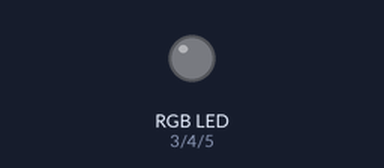
Recording of a sketch running on a simulated ESP32. On the bench: an RGB LED mixed from three pins (HIGH = lit). WiFi joins after 1.5 s; servers stay silent unless stated.

Above: at 1.55 s.
Timing chart, 0 to 7.4 s (numbered marks = the images above):
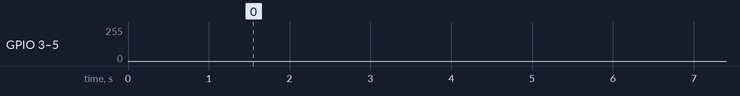

The sketch:

Bluno_Clock.ino
```cpp
#include <WiFi.h>
#include <WiFiUdp.h>
#include <ESPmDNS.h>
#include "esp_wifi.h"

const char* WIFI_SSID     = "";
const char* WIFI_PASSWORD = "";
const unsigned int UDP_PORT = 4210;
const char* DEVICE_ID = "b4e91b7f";

WiFiUDP udp;

int rPin = 3;
int gPin = 4;
int bPin = 5;

unsigned long lastActivityTime = 0;
int pulseValue = 0;
int pulseDirection = 1;

void setup() {
  Serial.begin(115200);
  pinMode(rPin, OUTPUT);
  pinMode(gPin, OUTPUT);
  pinMode(bPin, OUTPUT);

  WiFi.mode(WIFI_STA);
  WiFi.begin(WIFI_SSID, WIFI_PASSWORD);
  while (WiFi.status() != WL_CONNECTED) {
    delay(100);
  }

  esp_wifi_set_ps(WIFI_PS_NONE);

  if (MDNS.begin(DEVICE_ID)) {
    MDNS.addService("rgbapp", "udp", UDP_PORT);
    MDNS.addServiceTxt("rgbapp", "udp", "name", "Bluno Clock");
    MDNS.addServiceTxt("rgbapp", "udp", "id", DEVICE_ID);
  }

  udp.begin(UDP_PORT);
  lastActivityTime = millis();
}

void loop() {
  int packetSize = udp.parsePacket();
  if (packetSize >= 3) {
    uint8_t buffer[3];
    int len = udp.read(buffer, 3);
    if (len == 3) {
      int r = buffer[0];
      int g = buffer[1];
      int b = buffer[2];

      analogWrite(rPin, 255 - r);
      analogWrite(gPin, 255 - g);
      analogWrite(bPin, 255 - b);

      lastActivityTime = millis();

      uint8_t doneByte[1] = { 0x01 };
      udp.beginPacket(udp.remoteIP(), udp.remotePort());
      udp.write(doneByte, 1);
      udp.endPacket();
    }
  }

  if (millis() - lastActivityTime >= 10000) {
    slowPulse();
    delay(25);
  }
}

void slowPulse() {
  pulseValue += pulseDirection * 5;
  if (pulseValue <= 0 || pulseValue >= 255) {
    pulseDirection = -pulseDirection;
  }

  analogWrite(rPin, pulseValue);
  analogWrite(gPin, pulseValue);
  analogWrite(bPin, pulseValue);
}
```
